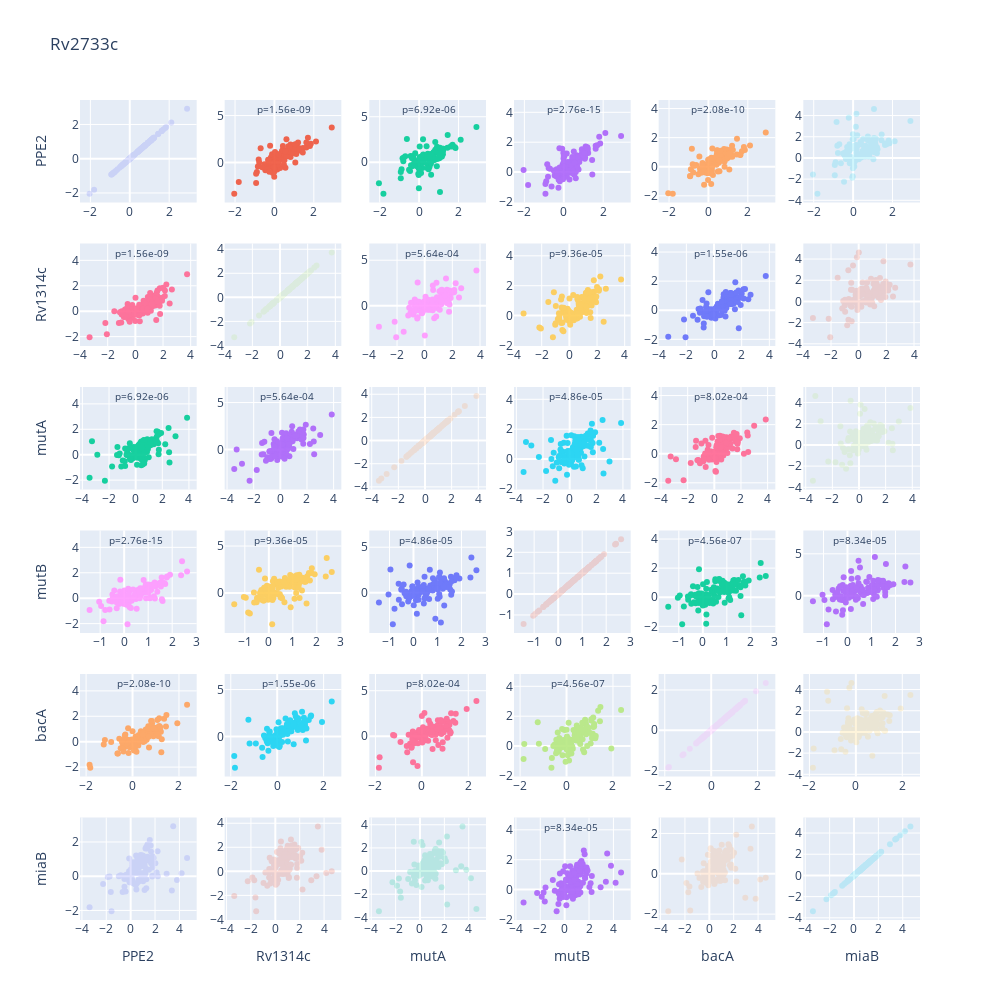

Notebook code cell kept with this figure:
### Code cell
correlation_tile_plot(df_lfc_gls, df_interact, list_rvid, list_rvid, dict_rvid_to_name, (1000, 1000), 'Rv2733c')
